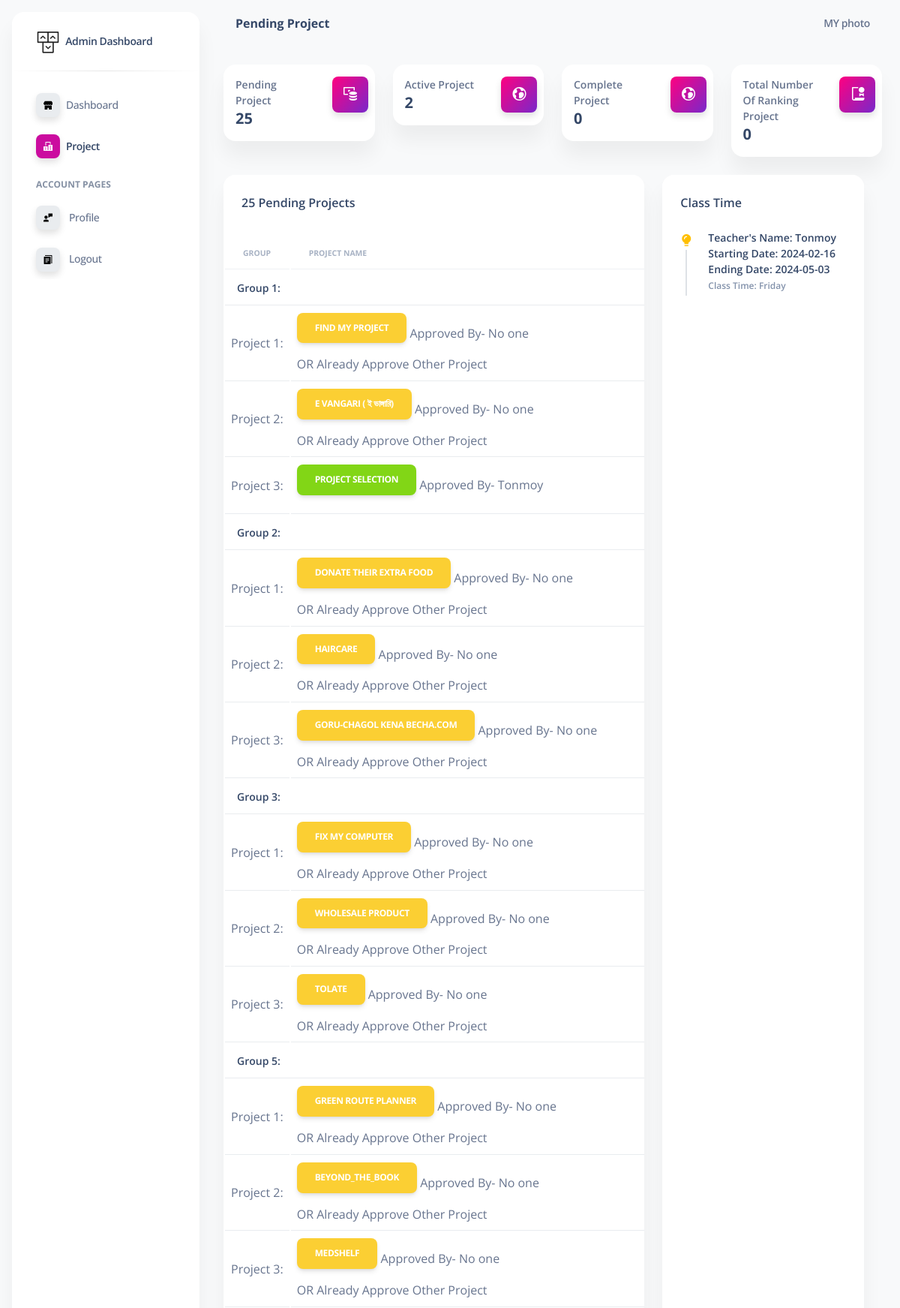
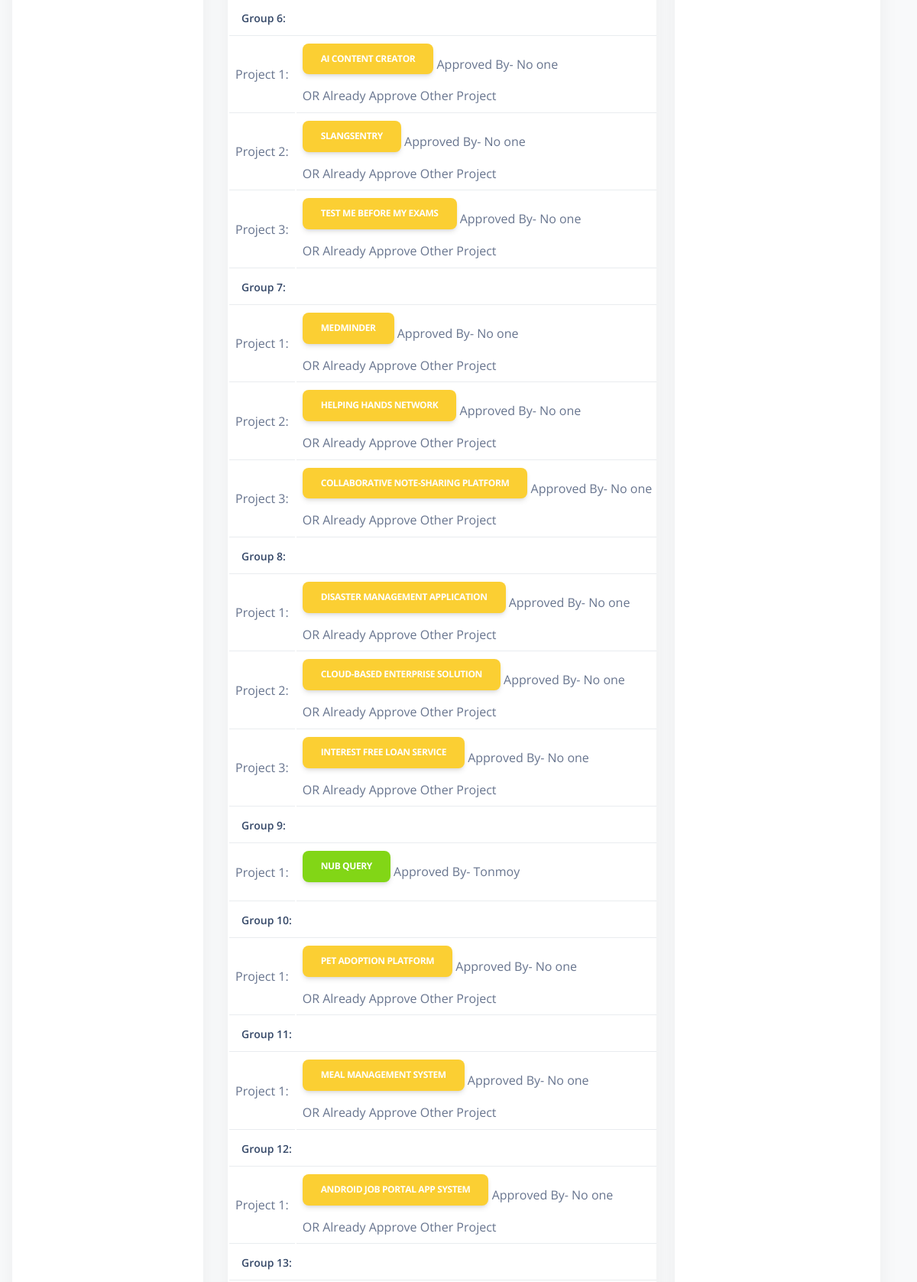
/head_admin_dashboard/project/pending/index.php (signed in, upper part), run on the app's committed database (2 pictures, top to bottom).
### tables this page shows
CREATE TABLE `summer24` (
  `id` int NOT NULL,
  `session` varchar(50) DEFAULT NULL,
  `group_number` int DEFAULT NULL,
  `approved_by_faculty` varchar(100) DEFAULT '0',
  `project_name` varchar(200) DEFAULT NULL,
  `project_description` longtext,
  `create_time` timestamp NOT NULL DEFAULT CURRENT_TIMESTAMP,
  `student_id` varchar(50) DEFAULT NULL,
  `progress` double(11,3) DEFAULT '0.000',
  `status` varchar(255) DEFAULT '0',
  `op_head` varchar(255) DEFAULT NULL
);

CREATE TABLE `time` (
  `id` int NOT NULL,
  `starting_date` date DEFAULT NULL,
  `ending_date` date DEFAULT NULL,
  `class_date` varchar(255) DEFAULT NULL,
  `teacher_name` varchar(255) DEFAULT NULL,
  `session` varchar(50) DEFAULT NULL
);

### head_admin_dashboard/extention/header_database.php (called while the page is built, shortened)
<?php
 $teacher_id= $_SESSION['admin'];
$query = "SELECT * FROM users WHERE teacher_id = '$teacher_id'";
$result = mysqli_query($connection, $query);
if ($result && mysqli_num_rows($result) > 0) {
    $row = mysqli_fetch_assoc($result);
    $session = $row['session'];
}
$query = "SELECT COUNT(*) AS group_count1 FROM $session WHERE approved_by_faculty = '0' AND approved_by_faculty REGEXP '^[0-9]+$'";
$result = mysqli_query($connection, $query);
if ($result) {
    $row = mysqli_fetch_assoc($result);
    $groupCount1 = $row['group_count1'];
} else {
    $groupCount1=0;
    }
$query = "SELECT COUNT(*) AS status_count2 FROM $session WHERE status='complete' ";
$result = mysqli_query($connection, $query);
if ($result) {
    $row = mysqli_fetch_assoc($result);
    $statusCount = $row['status_count2'];
} else {
    $statusCount=0;
    }
    $query_active = "SELECT COUNT(*) AS group_count2 FROM $session WHERE  approved_by_faculty <> '0' AND NOT approved_by_faculty REGEXP '^[0-9]+$' AND status='approved'";
    $result_active = mysqli_query($connection, $query_active);
    if ($result_active) {
        $row = mysqli_fetch_assoc($result_active);
        $groupCount2 = $row['group_count2'];
    } else {
        $groupCount2=0;
        }
?>

### head_admin_dashboard/project/pending/index.php (the view, shortened to what this page needs)
<?php
include '../../../database.php';
 include '../../extention/header_database.php';
$num_approved_projects=0;
$currentGroup = "";
?>
<!DOCTYPE html>
<html lang="en">
<head>
<link href="../../assets/css/nucleo-icons.css" rel="stylesheet" />
<link href="../../assets/css/nucleo-svg.css" rel="stylesheet" />
<link rel="stylesheet" href="https://cdnjs.cloudflare.com/ajax/libs/font-awesome/6.5.1/css/fontawesome.min.css" />
<link href="../../assets/css/nucleo-svg.css" rel="stylesheet" />
<link id="pagestyle" href="../../assets/css/soft-ui-dashboard.min.css?v=1.0.7" rel="stylesheet" />
</head>
<body class="g-sidenav-show  bg-gray-100">
<?php
include 'nev.php';
?>
<main class="main-content position-relative max-height-vh-100 h-100 border-radius-lg ">
<nav class="navbar navbar-main navbar-expand-lg px-0 mx-4 shadow-none border-radius-xl" id="navbarBlur" navbar-scroll="true">
<div class="container-fluid py-1 px-3">
<nav aria-label="breadcrumb">
<h6 class="font-weight-bolder mb-0">Pending Project</h6>
</nav>
<div class="collapse navbar-collapse mt-sm-0 mt-2 me-md-0 me-sm-4" id="navbar">
<ul class="navbar-nav  justify-content-end">
<?php
include '../../extention/profile_thumbnail.php';
?>
</ul>
</div>
</div>
</nav>
<div class="container-fluid py-4">
<div class="row">
<?php include '../../extention/header.php'; ?>
<div class="row my-4">
<div class="col-lg-8 col-md-6 mb-md-0 mb-4">
<div class="card">
<div class="card-header pb-0">
<div class="row">
<div class="col-lg-6 col-7">
<h6><?php echo $groupCount1 ?> Pending Projects</h6>
</div>
</div>
</div>
<div class="card-body px-0 pb-2">
    <div class="table-responsive">
        <table class="table align-items-center mb-0">
            <thead>
                <tr>
                    <th class="text-uppercase text-secondary text-xxs font-weight-bolder opacity-7">Group</th>
                    <th class="text-uppercase text-secondary text-xxs font-weight-bolder opacity-7">Project Name</th>
                </tr>
            </thead>
            <tbody>
    <?php
    $sql3 = "SELECT * FROM $session   ORDER BY group_number, id DESC";
    $result3 = $connection->query($sql3);
    $i=0;
    if ($result3->num_rows > 0) {
        while($row = $result3->fetch_assoc()) {
            $group = $row["group_number"];
            $project = $row["project_name"];
            $status = $row["status"];
            $project_id=$row["id"];
            $head_selected=$row["op_head"];
            $faculty_name=$row["approved_by_faculty"];
            $i=$i+1;
            if ($group != $currentGroup) {
                $i=1;
                ?>
                <tr>
                    <td colspan="2">
                        <div class="d-flex px-2 py-1">
                            <div class="d-flex flex-column justify-content-center">
                                <h6 class="mb-0 text-sm"><?php echo "Group $group:"; ?></h6>
                            </div>
                        </div>
                    </td>
                </tr>
                <?php
                $currentGroup = $group;
            }
            ?>
            <tr>
                <td><?php echo "Project $i:"; ?></td>
                <td>
                    <button type="button" class="btn btn-<?php echo ($status == 'approved' ? 'success' : ($status == 'rejected' ? 'danger' : 'warning')); ?>" data-bs-toggle="modal" data-bs-target="#projectModal<?php echo $project_id; ?>">
                        <?php echo $project; ?>
                    </button>
                    <span> Approved By-
                    <?php
                    if($head_selected)
                    {
                            echo $head_selected ;
                    }
                    else if($faculty_name)
                    {
                        echo  $faculty_name ;
                    }
                    else
                    {
                        echo 'No one <br>';
                        echo 'OR Already  Approve Other Project ';
                    }
                    ?>
                    </span>
                </td>
            </tr>
            <?php
        }
    } else {
        ?>
        <tr>
            <td colspan="2" class="text-center">No data available</td>
        </tr>
        <?php
    }
    ?>
</tbody>
        </table>
    </div>
</div>
</div>
</div>
<div class="col-lg-4 col-md-6">
<div class="card h-100">
<div class="card-header pb-0">
<h6>Class Time </h6>
</div>
<div class="card-body p-3">
<div class="timeline timeline-one-side">
<?php
$classTimeMappingReverse = array(
    1 => 'Monday',
    2 => 'Tuesday',
    3 => 'Wednesday',
    4 => 'Thursday',
    5 => 'Friday',
    6 => 'Saturday',
    7 => 'Sunday'
);
$query5 = "SELECT * FROM time";
$result5 = mysqli_query($connection, $query5);
if ($result5 && mysqli_num_rows($result5) > 0) {
    while ($row = mysqli_fetch_assoc($result5)) {
        $stime = $row['starting_date'];
        $etime = $row['ending_date'];
        $ctime = $row['class_date'];
        $t_n = $row['teacher_name'];
        if (isset($classTimeMappingReverse[$ctime])) {
            $dayOfWeek = $classTimeMappingReverse[$ctime];
        }
        echo '<div class="timeline-block mb-3">';
        echo '<span class="timeline-step"> ';
        echo '<i class="ni ni-bulb-61 text-success1 "></i>';
        echo '</span>';
        echo '<div class="timeline-content">';
        echo "<h6 class='text-dark text-sm font-weight-bold mb-0'>Teacher's Name: $t_n</h6>";
        echo "<p class='text-dark text-sm font-weight-bold mb-0'>Starting Date: $stime</p>";
        echo "<p class='text-dark text-sm font-weight-bold mb-0'>Ending Date: $etime</p>";
        echo "<p class='text-secondary font-weight-bold text-xs mt-1 mb-0'>Class Time: $dayOfWeek</p>";
        echo '</div>';
        echo '</div>';
    }
} else {
    echo "No records found.";
}
    ?>
</div>
</div>
</div>
</div>
</main>
</body>
</html>

### head_admin_dashboard/project/pending/nev.php (shortened to what this page needs)
<aside class="sidenav navbar navbar-vertical navbar-expand-xs border-0 border-radius-xl my-3 fixed-start ms-3 " id="sidenav-main">
<div class="sidenav-header">
<a class="navbar-brand m-0" href="../../" >
<img src="../../assets/img/logo-ct-dark.png" class="navbar-brand-img h-100" alt="main_logo">
<span class="ms-1 font-weight-bold">Admin Dashboard</span>
</a>
</div>
<hr class="horizontal dark mt-0">
<div class="collapse navbar-collapse w-auto " id="sidenav-collapse-main">
<ul class="navbar-nav">
<li class="nav-item">
<a class="nav-link  " href="../../">
<div class="icon icon-shape icon-sm shadow border-radius-md bg-white text-center me-2 d-flex align-items-center justify-content-center">
  <img src="svg/shop_icon.svg" alt="Shop Icon">
</div>
<span>Dashboard</span>
</a>
</li>
<li class="nav-item">
  <a class="nav-link active" href=" " id="projectLink">
    <div class="icon icon-shape icon-sm shadow border-radius-md bg-white text-center me-2 d-flex align-items-center justify-content-center">
      <img src="svg/office.svg" alt="Shop Icon">
    </div>
    <span>Project </span>
  </a>
</li>
<li class="nav-item mt-3">
<h6 class="ps-4 ms-2 text-uppercase text-xs font-weight-bolder opacity-6">Account pages</h6>
</li>
<li class="nav-item">
<a class="nav-link " href="../../Profile_setting">
<div class="icon icon-shape icon-sm shadow border-radius-md bg-white text-center me-2 d-flex align-items-center justify-content-center">
  <img src="../../svg/customar.svg" alt="Shop Icon">
</div>
<span class="nav-link-text ms-1">Profile</span>
</a>
</li>
<li class="nav-item">
<a class="nav-link " href="../../../logout.php">
<div class="icon icon-shape icon-sm shadow border-radius-md bg-white text-center me-2 d-flex align-items-center justify-content-center">
  <img src="../../svg/doccument.svg" alt="Shop Icon">
</div>
<span class="nav-link-text ms-1">Logout</span>
</a>
</li>
</ul>
</div>
</aside>

### head_admin_dashboard/extention/profile_thumbnail.php
<li class="nav-item d-flex align-items-center">
<a href="javascript:;" class="nav-link text-body font-weight-bold px-0">
<i class="fa fa-user me-sm-1"></i>
<span class="d-sm-inline d-none">MY photo</span>
</a>
</li>

### head_admin_dashboard/extention/header.php
<?php
include 'header_database.php';
?>
<div class="col-xl-3 col-sm-6 mb-xl-0 mb-4">
                    <div class="card">
                        <div class="card-body p-3">
                            <div class="row">
                                <div class="col-8">
                                    <div class="numbers">
                                        <p class="text-sm mb-0 text-capitalize font-weight-bold">Pending Project</p>
                                        <h5 class="font-weight-bolder mb-0"><?php echo $groupCount1 ?></h5>
                                    </div>
                                </div>
                                <div class="col-4 text-end">
                                    <div
                                        class="icon icon-shape bg-gradient-primary shadow text-center border-radius-md">
                                        <i class="ni ni-money-coins text-lg opacity-10" aria-hidden="true"></i>
                                    </div>
                                </div>
                            </div>
                        </div>
                    </div>
                </div>
                <div class="col-xl-3 col-sm-6 mb-xl-0 mb-4">
                    <div class="card">
                        <div class="card-body p-3">
                            <div class="row">
                                <div class="col-8">
                                    <div class="numbers">
                                        <p class="text-sm mb-0 text-capitalize font-weight-bold">Active Project</p>
                                        <h5 class="font-weight-bolder mb-0"><?php echo $groupCount2 ?></h5>
                                    </div>
                                </div>
                                <div class="col-4 text-end">
                                    <div
                                        class="icon icon-shape bg-gradient-primary shadow text-center border-radius-md">
                                        <i class="ni ni-world text-lg opacity-10" aria-hidden="true"></i>
                                    </div>
                                </div>
                            </div>
                        </div>
                    </div>
                </div>
                <div class="col-xl-3 col-sm-6 mb-xl-0 mb-4">
                    <div class="card">
                        <div class="card-body p-3">
                            <div class="row">
                                <div class="col-8">
                                    <div class="numbers">
                                        <p class="text-sm mb-0 text-capitalize font-weight-bold">Complete
                                            Project</p>
                                        <h5 class="font-weight-bolder mb-0"><?php echo $statusCount ?></h5>
                                    </div>
                                </div>
                                <div class="col-4 text-end">
                                    <div
                                        class="icon icon-shape bg-gradient-primary shadow text-center border-radius-md">
                                        <i class="ni ni-world text-lg opacity-10" aria-hidden="true"></i>
                                    </div>
                                </div>
                            </div>
                        </div>
                    </div>
                </div>
                <div class="col-xl-3 col-sm-6 mb-xl-0 mb-4">
                    <div class="card">
                        <div class="card-body p-3">
                            <div class="row">
                                <div class="col-8">
                                    <div class="numbers">
                                        <p class="text-sm mb-0 text-capitalize font-weight-bold">Total Number Of
                                            Ranking Project</p>
                                        <h5 class="font-weight-bolder mb-0"><?= $num_approved_projects ?></h5>
                                    </div>
                                </div>
                                <div class="col-4 text-end">
                                    <div
                                        class="icon icon-shape bg-gradient-primary shadow text-center border-radius-md">
                                        <i class="ni ni-paper-diploma text-lg opacity-10" aria-hidden="true"></i>
                                    </div>
                                </div>
                            </div>
                        </div>
                    </div>
                </div>

### head_admin_dashboard/assets/css/nucleo-svg.css (style rules this page uses)
.icon { display: inline-block; color: #111111; height: 1em; width: 1em; }
.icon-sm { height: 0.8em; width: 0.8em; }
.icon { fill: currentColor; stroke: none; }

### head_admin_dashboard/project/pending/index.php (style rules this page uses)
.text-success1 { color: #FFBF00 !important; }

### data on the page
summer24: group_number "1", project_name "FIND MY PROJECT", approved_by_faculty "No one"
summer24: i "2", project_name "E VANGARI ( ই ভাঙ্গারি)", op_head "No one"
summer24: i "3", project_name "PROJECT SELECTION", approved_by_faculty "Tonmoy"
summer24: group_number "2", i "1", project_name "DONATE THEIR EXTRA FOOD", approved_by_faculty "No one"
summer24: i "2", project_name "HAIRCARE", approved_by_faculty "No one"
summer24: i "3", project_name "GORU-CHAGOL KENA BECHA.COM", approved_by_faculty "No one"
summer24: group_number "3", i "1", project_name "FIX MY COMPUTER", approved_by_faculty "No one"
summer24: i "2", project_name "WHOLESALE PRODUCT", approved_by_faculty "No one"
summer24: i "3", project_name "TOLATE", approved_by_faculty "No one"
summer24: group_number "5", i "1", project_name "GREEN ROUTE PLANNER", approved_by_faculty "No one"
summer24: i "2", project_name "BEYOND_THE_BOOK", approved_by_faculty "No one"
summer24: i "3", project_name "MEDSHELF", approved_by_faculty "No one"
summer24: group_number "6", i "1", project_name "AI CONTENT CREATOR", approved_by_faculty "No one"
summer24: i "2", project_name "SLANGSENTRY", approved_by_faculty "No one"
summer24: i "3", project_name "TEST ME BEFORE MY EXAMS", approved_by_faculty "No one"
summer24: group_number "7", i "1", project_name "MEDMINDER", approved_by_faculty "No one"
summer24: i "2", project_name "HELPING HANDS NETWORK", approved_by_faculty "No one"
summer24: i "3", project_name "COLLABORATIVE NOTE-SHARING PLATFORM", approved_by_faculty "No one"
summer24: group_number "8", i "1", project_name "DISASTER MANAGEMENT APPLICATION", approved_by_faculty "No one"
summer24: i "2", project_name "CLOUD-BASED ENTERPRISE SOLUTION", approved_by_faculty "No one"
summer24: i "3", project_name "INTEREST FREE LOAN SERVICE", approved_by_faculty "No one"
summer24: group_number "9", i "1", project_name "NUB QUERY", approved_by_faculty "Tonmoy"
summer24: group_number "10", i "1", project_name "PET ADOPTION PLATFORM", approved_by_faculty "No one"
summer24: group_number "11", i "1", project_name "MEAL MANAGEMENT SYSTEM", approved_by_faculty "No one"
summer24: group_number "12", i "1", project_name "ANDROID JOB PORTAL APP SYSTEM", approved_by_faculty "No one"
summer24: group_number "13"
time: teacher_name "Tonmoy", starting_date "2024-02-16", ending_date "2024-05-03", class_date "Friday"

### other printed values
$groupCount1 "25"
$groupCount2 "2"
$statusCount "0"
$num_approved_projects "0"
